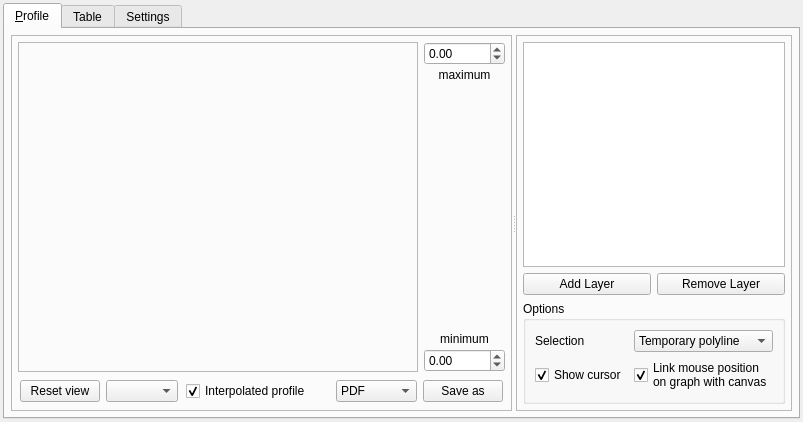
<?xml version="1.0" encoding="UTF-8"?>
<ui version="4.0">
 <class>ProfileTool</class>
 <widget class="QDockWidget" name="ProfileTool">
  <property name="geometry">
   <rect>
    <x>0</x>
    <y>0</y>
    <width>803</width>
    <height>422</height>
   </rect>
  </property>
  <property name="windowTitle">
   <string>Profile Tool+</string>
  </property>
  <widget class="QWidget" name="dockWidgetContents">
   <property name="sizePolicy">
    <sizepolicy hsizetype="Expanding" vsizetype="Expanding">
     <horstretch>0</horstretch>
     <verstretch>0</verstretch>
    </sizepolicy>
   </property>
   <layout class="QVBoxLayout" name="verticalLayout">
    <property name="spacing">
     <number>6</number>
    </property>
    <property name="leftMargin">
     <number>3</number>
    </property>
    <property name="topMargin">
     <number>3</number>
    </property>
    <property name="rightMargin">
     <number>3</number>
    </property>
    <property name="bottomMargin">
     <number>3</number>
    </property>
    <item>
     <widget class="QTabWidget" name="tabWidget">
      <property name="autoFillBackground">
       <bool>true</bool>
      </property>
      <property name="tabPosition">
       <enum>QTabWidget::North</enum>
      </property>
      <property name="tabShape">
       <enum>QTabWidget::Rounded</enum>
      </property>
      <property name="currentIndex">
       <number>0</number>
      </property>
      <property name="elideMode">
       <enum>Qt::ElideNone</enum>
      </property>
      <property name="usesScrollButtons">
       <bool>true</bool>
      </property>
      <widget class="QWidget" name="tab_1">
       <property name="sizePolicy">
        <sizepolicy hsizetype="Expanding" vsizetype="Expanding">
         <horstretch>0</horstretch>
         <verstretch>0</verstretch>
        </sizepolicy>
       </property>
       <attribute name="title">
        <string>&amp;Profile</string>
       </attribute>
       <layout class="QHBoxLayout" name="horizontalLayout_5">
        <property name="spacing">
         <number>6</number>
        </property>
        <property name="leftMargin">
         <number>6</number>
        </property>
        <property name="topMargin">
         <number>6</number>
        </property>
        <property name="rightMargin">
         <number>6</number>
        </property>
        <property name="bottomMargin">
         <number>6</number>
        </property>
        <item>
         <widget class="QSplitter" name="splitter">
          <property name="orientation">
           <enum>Qt::Horizontal</enum>
          </property>
          <widget class="QFrame" name="frame">
           <property name="frameShape">
            <enum>QFrame::StyledPanel</enum>
           </property>
           <property name="frameShadow">
            <enum>QFrame::Raised</enum>
           </property>
           <layout class="QGridLayout" name="gridLayout_3">
            <property name="leftMargin">
             <number>6</number>
            </property>
            <property name="topMargin">
             <number>6</number>
            </property>
            <property name="rightMargin">
             <number>6</number>
            </property>
            <property name="bottomMargin">
             <number>6</number>
            </property>
            <property name="spacing">
             <number>6</number>
            </property>
            <item row="0" column="1">
             <layout class="QVBoxLayout" name="verticalLayout_5">
              <property name="spacing">
               <number>3</number>
              </property>
              <item>
               <widget class="QDoubleSpinBox" name="sbMaxVal">
                <property name="keyboardTracking">
                 <bool>false</bool>
                </property>
                <property name="minimum">
                 <double>-99999.000000000000000</double>
                </property>
                <property name="maximum">
                 <double>99999.000000000000000</double>
                </property>
               </widget>
              </item>
              <item>
               <widget class="QLabel" name="label_2">
                <property name="text">
                 <string>maximum</string>
                </property>
                <property name="alignment">
                 <set>Qt::AlignHCenter|Qt::AlignTop</set>
                </property>
               </widget>
              </item>
              <item>
               <spacer name="verticalSpacer_2">
                <property name="orientation">
                 <enum>Qt::Vertical</enum>
                </property>
                <property name="sizeHint" stdset="0">
                 <size>
                  <width>20</width>
                  <height>40</height>
                 </size>
                </property>
               </spacer>
              </item>
              <item>
               <widget class="QLabel" name="label_3">
                <property name="text">
                 <string>minimum</string>
                </property>
                <property name="alignment">
                 <set>Qt::AlignBottom|Qt::AlignHCenter</set>
                </property>
                <property name="margin">
                 <number>3</number>
                </property>
               </widget>
              </item>
              <item>
               <widget class="QDoubleSpinBox" name="sbMinVal">
                <property name="keyboardTracking">
                 <bool>false</bool>
                </property>
                <property name="minimum">
                 <double>-99999.000000000000000</double>
                </property>
                <property name="maximum">
                 <double>99999.000000000000000</double>
                </property>
               </widget>
              </item>
             </layout>
            </item>
            <item row="0" column="0">
             <widget class="QFrame" name="frame_for_plot">
              <property name="sizePolicy">
               <sizepolicy hsizetype="Expanding" vsizetype="Preferred">
                <horstretch>0</horstretch>
                <verstretch>1</verstretch>
               </sizepolicy>
              </property>
              <property name="frameShape">
               <enum>QFrame::StyledPanel</enum>
              </property>
              <property name="frameShadow">
               <enum>QFrame::Raised</enum>
              </property>
              <layout class="QVBoxLayout" name="verticalLayout_4">
               <property name="leftMargin">
                <number>6</number>
               </property>
               <property name="topMargin">
                <number>6</number>
               </property>
               <property name="rightMargin">
                <number>6</number>
               </property>
               <property name="bottomMargin">
                <number>6</number>
               </property>
              </layout>
             </widget>
            </item>
            <item row="1" column="0" colspan="2">
             <widget class="QWidget" name="widget_save_buttons" native="true">
              <layout class="QHBoxLayout" name="horizontalLayout_3">
               <property name="leftMargin">
                <number>2</number>
               </property>
               <property name="topMargin">
                <number>2</number>
               </property>
               <property name="rightMargin">
                <number>2</number>
               </property>
               <property name="bottomMargin">
                <number>2</number>
               </property>
               <item>
                <widget class="QPushButton" name="pushButton_reinitview">
                 <property name="text">
                  <string>Reset view</string>
                 </property>
                </widget>
               </item>
               <item>
                <widget class="QComboBox" name="plotComboBox"/>
               </item>
               <item>
                <spacer name="horizontalSpacer_2">
                 <property name="orientation">
                  <enum>Qt::Horizontal</enum>
                 </property>
                 <property name="sizeHint" stdset="0">
                  <size>
                   <width>0</width>
                   <height>20</height>
                  </size>
                 </property>
                </spacer>
               </item>
               <item>
                <widget class="QCheckBox" name="profileInterpolationCheckBox">
                 <property name="toolTip">
                  <string>When checked, profile is calculated along the polyline. Unchecked, only the values at polyline vertices are shown.</string>
                 </property>
                 <property name="text">
                  <string>Interpolated profile</string>
                 </property>
                 <property name="checked">
                  <bool>true</bool>
                 </property>
                </widget>
               </item>
               <item>
                <widget class="QStackedWidget" name="stackedWidget">
                 <property name="currentIndex">
                  <number>0</number>
                 </property>
                 <widget class="QWidget" name="page">
                  <layout class="QHBoxLayout" name="horizontalLayout_4">
                   <property name="leftMargin">
                    <number>6</number>
                   </property>
                   <property name="topMargin">
                    <number>6</number>
                   </property>
                   <property name="rightMargin">
                    <number>6</number>
                   </property>
                   <property name="bottomMargin">
                    <number>6</number>
                   </property>
                  </layout>
                 </widget>
                </widget>
               </item>
               <item>
                <spacer name="horizontalSpacer">
                 <property name="orientation">
                  <enum>Qt::Horizontal</enum>
                 </property>
                 <property name="sizeHint" stdset="0">
                  <size>
                   <width>1</width>
                   <height>20</height>
                  </size>
                 </property>
                </spacer>
               </item>
               <item>
                <widget class="QComboBox" name="cbxSaveAs">
                 <item>
                  <property name="text">
                   <string>PDF</string>
                  </property>
                 </item>
                 <item>
                  <property name="text">
                   <string>PNG</string>
                  </property>
                 </item>
                 <item>
                  <property name="text">
                   <string>SVG</string>
                  </property>
                 </item>
                 <item>
                  <property name="text">
                   <string>print (PS)</string>
                  </property>
                 </item>
                </widget>
               </item>
               <item>
                <widget class="QPushButton" name="butSaveAs">
                 <property name="text">
                  <string>Save as</string>
                 </property>
                </widget>
               </item>
              </layout>
             </widget>
            </item>
           </layout>
           <zorder>frame_for_plot</zorder>
           <zorder></zorder>
           <zorder>widget_save_buttons</zorder>
          </widget>
          <widget class="QFrame" name="frame_2">
           <property name="frameShape">
            <enum>QFrame::StyledPanel</enum>
           </property>
           <property name="frameShadow">
            <enum>QFrame::Raised</enum>
           </property>
           <layout class="QVBoxLayout" name="verticalLayout_3">
            <property name="leftMargin">
             <number>6</number>
            </property>
            <property name="topMargin">
             <number>6</number>
            </property>
            <property name="rightMargin">
             <number>6</number>
            </property>
            <property name="bottomMargin">
             <number>6</number>
            </property>
            <item>
             <widget class="QTableView" name="tableView">
              <property name="sizePolicy">
               <sizepolicy hsizetype="Preferred" vsizetype="Expanding">
                <horstretch>0</horstretch>
                <verstretch>0</verstretch>
               </sizepolicy>
              </property>
              <property name="minimumSize">
               <size>
                <width>10</width>
                <height>10</height>
               </size>
              </property>
             </widget>
            </item>
            <item>
             <layout class="QHBoxLayout" name="horizontalLayout">
              <property name="spacing">
               <number>6</number>
              </property>
              <property name="leftMargin">
               <number>0</number>
              </property>
              <property name="topMargin">
               <number>0</number>
              </property>
              <property name="bottomMargin">
               <number>0</number>
              </property>
              <item>
               <widget class="QPushButton" name="pushButton_2">
                <property name="minimumSize">
                 <size>
                  <width>10</width>
                  <height>20</height>
                 </size>
                </property>
                <property name="text">
                 <string>Add Layer</string>
                </property>
                <property name="autoRepeat">
                 <bool>false</bool>
                </property>
                <property name="autoDefault">
                 <bool>false</bool>
                </property>
                <property name="default">
                 <bool>false</bool>
                </property>
                <property name="flat">
                 <bool>false</bool>
                </property>
               </widget>
              </item>
              <item>
               <widget class="QPushButton" name="pushButton">
                <property name="minimumSize">
                 <size>
                  <width>10</width>
                  <height>20</height>
                 </size>
                </property>
                <property name="text">
                 <string>Remove Layer</string>
                </property>
               </widget>
              </item>
             </layout>
            </item>
            <item>
             <widget class="QGroupBox" name="groupBox">
              <property name="title">
               <string>Options</string>
              </property>
              <layout class="QGridLayout" name="gridLayout">
               <item row="0" column="1">
                <widget class="QComboBox" name="comboBox">
                 <property name="sizePolicy">
                  <sizepolicy hsizetype="Minimum" vsizetype="Fixed">
                   <horstretch>0</horstretch>
                   <verstretch>0</verstretch>
                  </sizepolicy>
                 </property>
                 <property name="frame">
                  <bool>true</bool>
                 </property>
                 <item>
                  <property name="text">
                   <string>Temporary polyline</string>
                  </property>
                 </item>
                 <item>
                  <property name="text">
                   <string>Selected polyline</string>
                  </property>
                 </item>
                 <item>
                  <property name="text">
                   <string>Selected layer</string>
                  </property>
                 </item>
                </widget>
               </item>
               <item row="1" column="0">
                <widget class="QCheckBox" name="checkBox_showcursor">
                 <property name="text">
                  <string>Show cursor</string>
                 </property>
                 <property name="checked">
                  <bool>true</bool>
                 </property>
                 <property name="tristate">
                  <bool>false</bool>
                 </property>
                </widget>
               </item>
               <item row="1" column="1">
                <widget class="QCheckBox" name="checkBox_mpl_tracking">
                 <property name="enabled">
                  <bool>true</bool>
                 </property>
                 <property name="text">
                  <string>Link mouse position 
on graph with canvas</string>
                 </property>
                 <property name="checked">
                  <bool>true</bool>
                 </property>
                </widget>
               </item>
               <item row="0" column="0">
                <widget class="QLabel" name="label">
                 <property name="text">
                  <string>Selection</string>
                 </property>
                </widget>
               </item>
              </layout>
             </widget>
            </item>
           </layout>
          </widget>
         </widget>
        </item>
       </layout>
      </widget>
      <widget class="QWidget" name="tab_2">
       <attribute name="title">
        <string>Table</string>
       </attribute>
       <layout class="QVBoxLayout" name="verticalLayout_2">
        <item>
         <widget class="QScrollArea" name="scrollArea">
          <property name="widgetResizable">
           <bool>true</bool>
          </property>
          <widget class="QWidget" name="scrollAreaWidgetContents">
           <property name="geometry">
            <rect>
             <x>0</x>
             <y>0</y>
             <width>771</width>
             <height>348</height>
            </rect>
           </property>
          </widget>
         </widget>
        </item>
       </layout>
      </widget>
      <widget class="QWidget" name="tab">
       <attribute name="title">
        <string>Settings</string>
       </attribute>
       <layout class="QGridLayout" name="gridLayout_2">
        <item row="0" column="1">
         <widget class="QGroupBox" name="groupBox_3">
          <property name="title">
           <string>Plot library</string>
          </property>
          <layout class="QVBoxLayout" name="verticalLayout_8">
           <item>
            <widget class="QComboBox" name="cboLibrary"/>
           </item>
          </layout>
         </widget>
        </item>
        <item row="0" column="0">
         <widget class="QGroupBox" name="groupBox_2">
          <property name="title">
           <string>Tool Settings</string>
          </property>
          <layout class="QVBoxLayout" name="verticalLayout_7">
           <item>
            <widget class="QCheckBox" name="cbLiveUpdate">
             <property name="text">
              <string>Live update</string>
             </property>
             <property name="checked">
              <bool>true</bool>
             </property>
            </widget>
           </item>
           <item>
            <widget class="QCheckBox" name="cbSameAxisScale">
             <property name="text">
              <string>Same axis scale</string>
             </property>
            </widget>
           </item>
           <item>
            <widget class="QCheckBox" name="fullResolutionCheckBox">
             <property name="sizePolicy">
              <sizepolicy hsizetype="Preferred" vsizetype="Fixed">
               <horstretch>0</horstretch>
               <verstretch>0</verstretch>
              </sizepolicy>
             </property>
             <property name="toolTip">
              <string>Unchecked, each polyline segment is profiled with a max of 1000 points. When checked, each segment is profiled with the map's full resolution.</string>
             </property>
             <property name="text">
              <string>Full resolution enabled</string>
             </property>
            </widget>
           </item>
           <item>
            <widget class="QCheckBox" name="cbAddPoint">
             <property name="text">
              <string>Save selected points in layer &quot;profile_points&quot;</string>
             </property>
            </widget>
           </item>
          </layout>
         </widget>
        </item>
        <item row="1" column="0">
         <spacer name="verticalSpacer">
          <property name="orientation">
           <enum>Qt::Vertical</enum>
          </property>
          <property name="sizeHint" stdset="0">
           <size>
            <width>20</width>
            <height>40</height>
           </size>
          </property>
         </spacer>
        </item>
       </layout>
      </widget>
     </widget>
    </item>
   </layout>
  </widget>
 </widget>
 <resources/>
 <connections/>
</ui>
